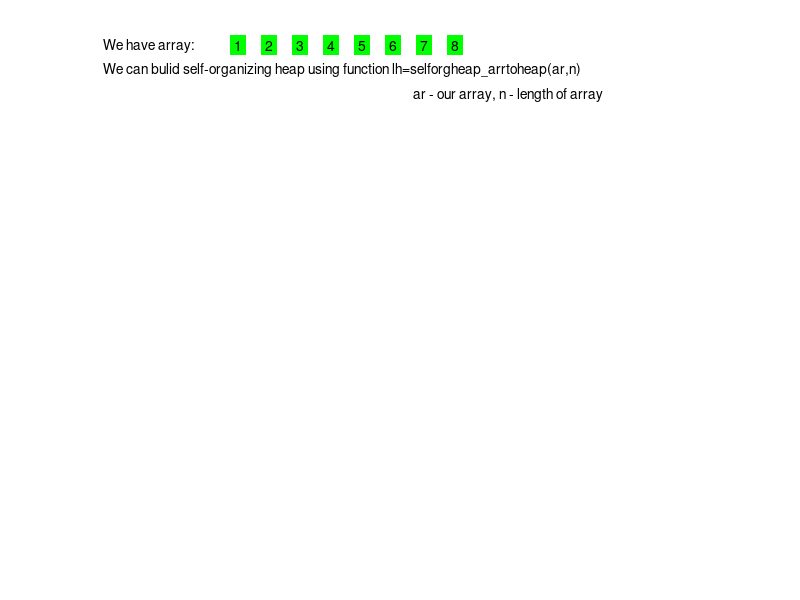

Source code (MATLAB): (Note: this script raises an error after producing the figure.)
ar=[1 2 3 4 5 6 7 8];
n=8;
d=2;
% pauses
pn=2;px=4; 
figure('Resize','off');
axis('manual');
axis('off');
hold on;
x=0;y=1;dx=0.05;
text(x,y,'We have array:');
for i=1:n
  text(x+0.21,y,num2str(ar(i)),'BackgroundColor',[0 1 0]);
  x=x+dx;
 end;
text(0,0.95,'We can bulid self-organizing heap using function lh=selforgheap\_arrtoheap(ar,n)');
text(0.5,0.9,'ar - our array, n - length of array');
pause(pn);

%Transform array to heap; 10-size,2-d for heap (here binary heap)
lh=selforgheap_arrtoheap(ar,n);

%clf;
hold on;
%axis off;
text(0.1,0.8,'RESULT:');
[a b c]=selforgheap_TreeToVect(lh); 
treeplot(a);
x=zeros(1);xy=zeros(1);
[x,y]=treelayout(a);
for i=1:size(x,2);
  xy(i,1)=x(i);
  xy(i,2)=y(i);
end;  
treelabel(xy,b,c);
pause(px); 

clf; 
hold on;
axis off;
text(-0.1,1,'We can find element with minimal priority using function mf=selforgheap\_findminprior(lh)');
text(0.5,0.95,'lh - our heap, mf - minimal priority ');
treeplot(a);
[x,y]=treelayout(a);
for i=1:size(x,2)
  xy(i,1)=x(i);
  xy(i,2)=y(i);
end;  
treelabel(xy,b,c);
pause(pn)

% Search minimal priority 
mf=selforgheap_findminprior(lh);

clf; 
hold on;
axis off;
text(-0.1,1,'We can find element with minimal priority using function mf=selforgheap\_findminprior(lh)');
text(0.5,0.95,'lh - our heap, mf - minimal priority ');
text(0.21,0.9,'RESULT');
[a b c]=selforgheap_TreeToVect(lh);
treeplot(a);
x=zeros(1);xy=zeros(1);
[x,y]=treelayout(a);
for i=1:size(x,2)
  xy(i,1)=x(i);
  xy(i,2)=y(i);
end;  
treelabel(xy,b,c);
xy=zeros(1);
xy(1,1)=x(1);xy(1,2)=y(1);
treelabel(xy,b(1,1),c(1,1),'Background',[1 0 0]);
pause(px); 

clf; 
hold on;
axis off;
text(-0.1,1,'We can delete element with minimal priority using function lh=selforgheap\_delminprior(lh)');
text(0.5,0.95,'lh - our heap');
treeplot(a);
[x,y]=treelayout(a);
for i=1:n
  xy(i,1)=x(i);
  xy(i,2)=y(i);
end;  
treelabel(xy,b,c);
pause(pn)

%Delete minimal priority
lh=selforgheap_delminprior(lh);
clf; 
hold on;
axis('off');
text(-0.1,1,'We can delete element with minimal priority using function lh=selforgheap\_delminprior(lh)');
text(0.5,0.95,'lh - our heap');
text(0.21,0.9,'RESULT');
[a b c]= selforgheap_TreeToVect(lh);    
treeplot(a);
x=zeros(1);
[x,y]=treelayout(a);
xy=zeros(1);
for i=1:size(x,2)
  xy(i,1)=x(i);
  xy(i,2)=y(i);
end;  
treelabel(xy,b,c);
pause(px); 
 
%Find element with priority 5 and data 5
lh=selforgheap_find(lh,5,5);
clf; 
hold on;
axis('off');
text(-0.1,1,'We can find element with priority p and data d using function lh=selforgheap\_find(lh,d,p)');
text(0.21,0.95,'in this example p=5, d=5');
treeplot(a);
treelabel(xy,b,c);
pause(pn);
text(0.21,0.9,'RESULT');
xy=zeros(1,2);
num=selforgheap_CurInTreeToNum(lh);
xy(1,1)=x(num);xy(1,2)=y(num);
treelabel(xy,b(1,num),c(1,num),'Background',[1 0 0]);
pause(px); 
 
% and change priority of this element(new priority 11)
lh=selforgheap_diffprior(lh,11);
clf; 
hold on;
axis('off');
text(-0.1,1,'and change priority of this element using function lh=selforgheap\_diffprior(lh,p)');
text(0.21,0.95,'in this example p=11');
treeplot(a);
x=zeros(1);
[x,y]=treelayout(a);
xy=zeros(1);
for i=1:size(x,2)
  xy(i,1)=x(i);
  xy(i,2)=y(i);
end;  
treelabel(xy,b,c);
pause(pn);

clf; 
hold on;
axis('off');
text(-0.1,1,'and change priority of this element using function lh=selforgheap\_diffprior(lh,p)');
text(0.21,0.95,'in this example p=11');
text(0.21,0.9,'RESULT');
a=zeros(1);
[a b c]=selforgheap_TreeToVect(lh);
treeplot(a);
x=zeros(1);
[x,y]=treelayout(a);
xy=zeros(1);
for i=1:size(x,2)
  xy(i,1)=x(i);
  xy(i,2)=y(i);
end;  
treelabel(xy,b,c);
pause(px); 

% input new element with data 7 and priority 5
lh=selforgheap_insert(lh,7,5);

clf; 
hold on;
axis('off');
text(-0.1,1,'We can insert new element with priority p and data d using function lh=selforgheap\_insert(lh,d,p)');
text(0.21,0.95,'in this example d=7,p=5');
treeplot(a);
treelabel(xy,b,c);
pause(pn);

clf; 
hold on;
axis('off');
text(-0.1,1,'We can insert new element with priority p and data d using function lh=selforgheap\_insert(lh,d,p)');
text(0.21,0.95,'in this example d=7,p=5');
text(0.21,0.9,'RESULT');
[a b c]=selforgheap_TreeToVect(lh);
treeplot(a);
x=zeros(1);
[x,y]=treelayout(a);
for i=1:size(x,2)
  xy(i,1)=x(i);
  xy(i,2)=y(i);
end;  
treelabel(xy,b,c);
pause(px); 

%Current size of heap
s=selforgheap_size(lh);
clf; 
hold on;
axis('off');
text(-0.1,1,'We can see size of heap in this moment using function s=selforgheap\_size(lh)');
text(0.21,0.95,'in this example s=');
treeplot(a);
treelabel(xy,b,c);
pause(pn);
text(0.45,0.95,num2str(s),'BackgroundColor',[0 1 0]);
pause(px);

%Merge 2 heaps
ar2=[12 13 14 15 16];
lh1=selforgheap_arrtoheap(ar2,5);

clf; 
hold on;
axis('off');
text(-0.1,1,'We can merge two heaps lh and lh1 using function lh=selforgheap\_merge(lh,lh1)');
text(0.21,0.95,'in this example lh - our heap from previews examples,');
treeplot(a);
treelabel(xy,b,c);
pause(pn);

clf; 
hold on;
axis('off');
text(-0.1,1,'We can merge two heaps lh and lh1 using function lh=selforgheap\_merge(lh,lh1)');
text(0.21,0.95,'lh1 - lazy left heap with elements 12,13,14,15,16');
[a b c]=selforgheap_TreeToVect(lh1);
treeplot(a);
xy=zeros(1);
x=zeros(1);
[x,y]=treelayout(a);
for i=1:size(x,2)
  xy(i,1)=x(i);
  xy(i,2)=y(i);
end;  
treelabel(xy,b,c);
pause(3*pn); 

[lh lh1]=selforgheap_merge(lh,lh1);

clf; 
hold on;
axis('off');
text(-0.1,1,'We can merge two heaps lh and lh1 using function lh=selforgheap\_merge(lh,lh1)');
text(0.21,0.9,'RESULT');
[a b c]=selforgheap_TreeToVect(lh);
treeplot(a);
x=zeros(1);
[x,y]=treelayout(a);
for i=1: size(x,2)
  xy(i,1)=x(i);
  xy(i,2)=y(i);
end;  
treelabel(xy,b,c);
pause(px); 
